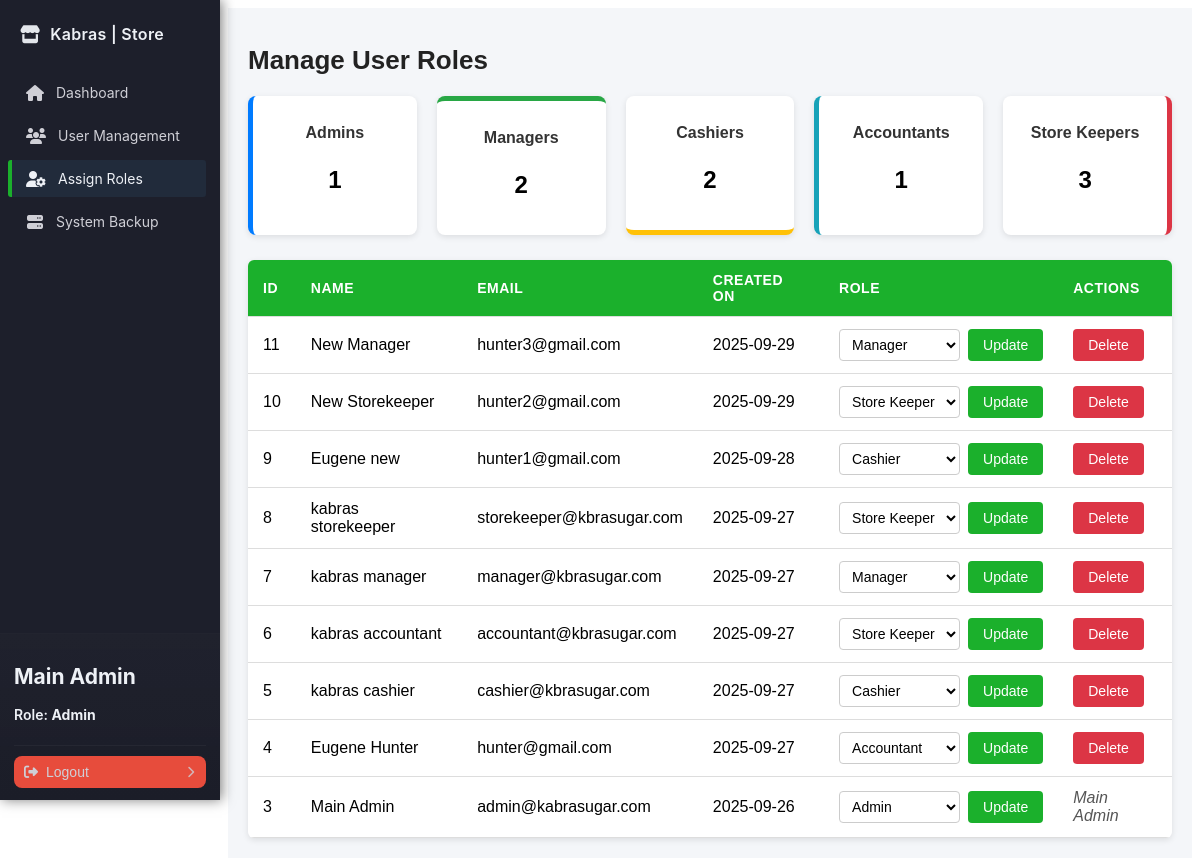
Page /admin/roles.php (signed in) on the committed database.
### tables this page shows
CREATE TABLE `users` (
  `id` int NOT NULL AUTO_INCREMENT,
  `name` varchar(100) NOT NULL,
  `email` varchar(100) NOT NULL,
  `phone` varchar(15) DEFAULT NULL,
  `national_id` varchar(20) DEFAULT NULL,
  `password` varchar(255) NOT NULL,
  `last_login` datetime DEFAULT NULL,
  `role` enum('Admin','StoreKeeper','Cashier','Manager','Accountant') NOT NULL,
  `created_at` timestamp NULL DEFAULT CURRENT_TIMESTAMP,
  `updated_at` timestamp NULL DEFAULT CURRENT_TIMESTAMP ON UPDATE CURRENT_TIMESTAMP,
  PRIMARY KEY (`id`),
  UNIQUE KEY `email` (`email`)
);

### config/database.php (called while the page is built, shortened)
<?php
class Database
{
    private $host = 'localhost';
    private $db   = 'kabras_store';
    private $user = 'root';
    private $pass = 'Hunter42.';
    private $charset = 'utf8mb4';
    public function connect()
    {
        $dsn = "mysql:host={$this->host};dbname={$this->db};charset={$this->charset}";
        try {
            $this->pdo = new PDO($dsn, $this->user, $this->pass, [
                PDO::ATTR_ERRMODE => PDO::ERRMODE_EXCEPTION,
                PDO::ATTR_DEFAULT_FETCH_MODE => PDO::FETCH_ASSOC,
            ]);
            return $this->pdo;
        } catch (PDOException $e) {
            die('Database connection failed: ' . $e->getMessage());
        }
    }
}

### app/models/User.php (called while the page is built, shortened)
<?php
require_once __DIR__ . '../../../config/database.php';
class User
{
    private $db;
    public function __construct()
    {
        $this->db = (new Database())->connect();
    }
    public function findByEmail($email)
    {
        $sql = "SELECT * FROM users WHERE email = :email LIMIT 1";
        $stmt = $this->db->prepare($sql);
        $stmt->execute([':email' => $email]);
        return $stmt->fetch(PDO::FETCH_ASSOC);
    }
    public function getAllUsers()
    {
        $sql = "SELECT id, name, email, phone, national_id, role, created_at, last_login FROM users ORDER BY created_at DESC";
        $stmt = $this->db->query($sql);
        return $stmt->fetchAll(PDO::FETCH_ASSOC);
    }
}

### handlers/AuthHandler.php (called while the page is built, shortened)
<?php
require_once __DIR__ . '/../app/models/User.php';
class AuthHandler
{
    private $sessionTimeout = 3600;
    public function __construct()
    {
        $this->userModel = new User();
        $defaultAdminEmail = 'admin@kabrasugar.com';
        if (!$this->userModel->findByEmail($defaultAdminEmail)) {
            $adminData = [
                'name' => 'Default Admin',
                'email' => $defaultAdminEmail,
                'phone' => '',
                'national_id' => '',
                'password' => 'hunter123',
                'role' => 'admin'
            ];
            $this->userModel->createUser($adminData);
        }
    }
    public function isLoggedIn()
    {
        return isset($_SESSION['user_id']) &&
            (time() - $_SESSION['login_time']) < $this->sessionTimeout;
    }
    public function getCurrentUser()
    {
        return [
            "id" => $_SESSION['user_id'],
            "name" => $_SESSION['user_name'],
            "email" => $_SESSION['user_email'],
            "role" => $_SESSION['user_role']
        ];
    }
}

### admin/roles.php (the view, shortened to what this page needs)
<?php session_start();
require_once '../handlers/AuthHandler.php';
require_once '../app/models/User.php';
$authHandler = new AuthHandler();
$userHandler = new User();
$currentUser = $authHandler->getCurrentUser();
$users = $userHandler->getAllUsers();
$roleCounts = [
    'Admin' => 0,
    'Manager' => 0,
    'Cashier' => 0,
    'Accountant' => 0,
    'StoreKeeper' => 0,
];
foreach ($users as $user) {
    if (isset($roleCounts[$user['role']])) {
        $roleCounts[$user['role']]++;
    }
}
?>
<!DOCTYPE html>
<html lang="en">
<head>
    <link rel="stylesheet" href="../assets/css/sidebar.css">
    <link rel="stylesheet" href="../assets/css/roles.css">
</head>
<body>
    <?php include '../includes/sidebar.php'; ?>
    <main class="main-content">
        <div class="container">
            <h1>Manage User Roles</h1><?php if (isset($_GET['success'])): ?>
            <p class="success-msg"><?= htmlspecialchars($_GET['success']); ?>
            </p><?php endif; ?>
            <div class="stats-cards">
                <div class="stat-card admin">
                    <h3>Admins</h3>
                    <p><?= $roleCounts['Admin']; ?></p>
                </div>
                <div class="stat-card manager">
                    <h3>Managers</h3>
                    <p><?= $roleCounts['Manager']; ?></p>
                </div>
                <div class="stat-card cashier">
                    <h3>Cashiers</h3>
                    <p><?= $roleCounts['Cashier']; ?></p>
                </div>
                <div class="stat-card accountant">
                    <h3>Accountants</h3>
                    <p><?= $roleCounts['Accountant']; ?></p>
                </div>
                <div class="stat-card storekeeper">
                    <h3>Store Keepers</h3>
                    <p><?= $roleCounts['StoreKeeper']; ?></p>
                </div>
            </div>
            <table class="users-table">
                <thead>
                    <tr>
                        <th>ID</th>
                        <th>Name</th>
                        <th>Email</th>
                        <th>Created On</th>
                        <th>Role</th>
                        <th>Actions</th>
                    </tr>
                </thead>
                <tbody>
                    <?php foreach ($users as $user): ?><tr>
                        <td><?= htmlspecialchars($user['id']); ?></td>
                        <td><?= htmlspecialchars($user['name']); ?></td>
                        <td><?= htmlspecialchars($user['email']); ?></td>
                        <td><?= htmlspecialchars(date('Y-m-d', strtotime($user['created_at']))); ?></td>
                        <td>
                            <form method="POST" action="roles.php" class="role-form">
                                <select name="role">
                                    <option value="Admin" <?= $user['role'] === 'Admin' ? 'selected' : ''; ?>>Admin
                                    </option>
                                    <option value="Manager" <?= $user['role'] === 'Manager' ? 'selected' : ''; ?>>
                                        Manager</option>
                                    <option value="Cashier" <?= $user['role'] === 'Cashier' ? 'selected' : ''; ?>>
                                        Cashier</option>
                                    <option value="Accountant" <?= $user['role'] === 'Accountant' ? 'selected' : ''; ?>>
                                        Accountant</option>
                                    <option value="StoreKeeper"
                                        <?= $user['role'] === 'StoreKeeper' ? 'selected' : ''; ?>>
                                        Store Keeper</option>
                                </select>
                                <button type="submit" name="update_role">Update</button>
                            </form>
                        </td>
                        <td><?php if ($user['id'] !== $currentUser['id']): ?>
                            <form method="POST" action="roles.php"
                                onsubmit="return confirm('Are you sure you want to delete this user?');">
                                <button type="submit" name="delete_user" class="btn-danger">Delete</button>
                            </form>
                            <?php else: ?>
                            <em>Main Admin</em>
                            <?php endif; ?>
                        </td>
                    </tr><?php endforeach; ?>
                </tbody>
            </table>
        </div>
    </main>
</body>
</html>

### assets/css/sidebar.css (style rules this page uses)
:root { --sidebar-width: 220px; --bg: #1d1f2b; --panel: #222233; --muted: #cfcfd6; --text: #eef1f6; --accent: #1BB02C; --hover: #2c3c33; --danger: #e74c3c; }

### assets/css/roles.css (style rules this page uses)
.stats-cards { display: grid; grid-template-columns: repeat(auto-fit, minmax(140px, 1fr)); gap: 20px; margin-bottom: 25px; }
.stat-card { background: #fff; border-radius: 8px; padding: 12px; text-align: center; box-shadow: 0 2px 6px rgba(0, 0, 0, 0.1); transition: transform 0.2s ease-in-out; }
.stat-card h3 { font-size: 16px; margin-bottom: 8px; color: #333; }
.stat-card p { font-size: 24px; font-weight: bold; }
.stat-card.admin { border-left: 5px solid #007bff; }
.stat-card.manager { border-top: 5px solid #28a745; }
.stat-card.cashier { border-bottom: 5px solid #ffc107; }
.stat-card.accountant { border-left: 5px solid #17a2b8; }
.stat-card.storekeeper { border-right: 5px solid #dc3545; }
.main-content { margin-left: 220px; padding: 20px; background: #f4f6f9; min-height: 100vh; font-family: Arial, sans-serif; }
.container { max-width: 1200px; margin: 0 auto; }
.container h1 { font-size: 26px; color: #222; margin-bottom: 20px; }
.users-table { width: 100%; border-collapse: collapse; background: #fff; border-radius: 6px; overflow: hidden; box-shadow: 0 2px 6px rgba(0, 0, 0, 0.1); }
.users-table thead { background: #1BB02C; color: #fff; text-transform: uppercase; font-size: 14px; letter-spacing: 0.5px; }
.users-table th, .users-table td { padding: 12px 15px; border-bottom: 1px solid #ddd; text-align: left; }
.role-form { display: flex; gap: 8px; align-items: center; }
.role-form select { padding: 6px 8px; border-radius: 4px; border: 1px solid #ccc; background: #fff; font-size: 14px; }
.role-form button { padding: 8px 15px; background: #1BB02C; color: #fff; border: none; border-radius: 4px; cursor: pointer; font-size: 14px; transition: background 0.2s ease-in-out; }
.btn-danger { padding: 8px 15px; background: #dc3545; color: #fff; border: none; border-radius: 4px; cursor: pointer; font-size: 14px; transition: background 0.2s ease-in-out; }
em { color: #555; font-style: italic; }

### rows in the picture
users: id "11", name "New Manager", email "hunter3@gmail.com", created_at "2025-09-29", role "Manager"
users: id "10", name "New Storekeeper", email "hunter2@gmail.com", created_at "2025-09-29", role "Store Keeper"
users: id "9", name "Eugene new", email "hunter1@gmail.com", created_at "2025-09-28", role "Cashier"
users: id "8", name "kabras storekeeper", email "storekeeper@kbrasugar.com", created_at "2025-09-27", role "Store Keeper"
users: id "7", name "kabras manager", email "manager@kbrasugar.com", created_at "2025-09-27", role "Manager"
users: id "6", name "kabras accountant", email "accountant@kbrasugar.com", created_at "2025-09-27", role "Store Keeper"
users: id "5", name "kabras cashier", email "cashier@kbrasugar.com", created_at "2025-09-27", role "Cashier"
users: id "4", name "Eugene Hunter", email "hunter@gmail.com", created_at "2025-09-27", role "Accountant"
users: id "3", name "Main Admin", email "admin@kabrasugar.com", created_at "2025-09-26", role "Admin"

### other values in the picture
$it['label'] "Dashboard"
$it['label'] "User Management"
$it['label'] "Assign Roles"
$it['label'] "System Backup"
$currentUser['name'] "Main Admin"
$currentUser['role'] "Admin"
$roleCounts['Admin'] "1"
$roleCounts['Manager'] "2"
$roleCounts['Cashier'] "2"
$roleCounts['Accountant'] "1"
$roleCounts['StoreKeeper'] "3"
